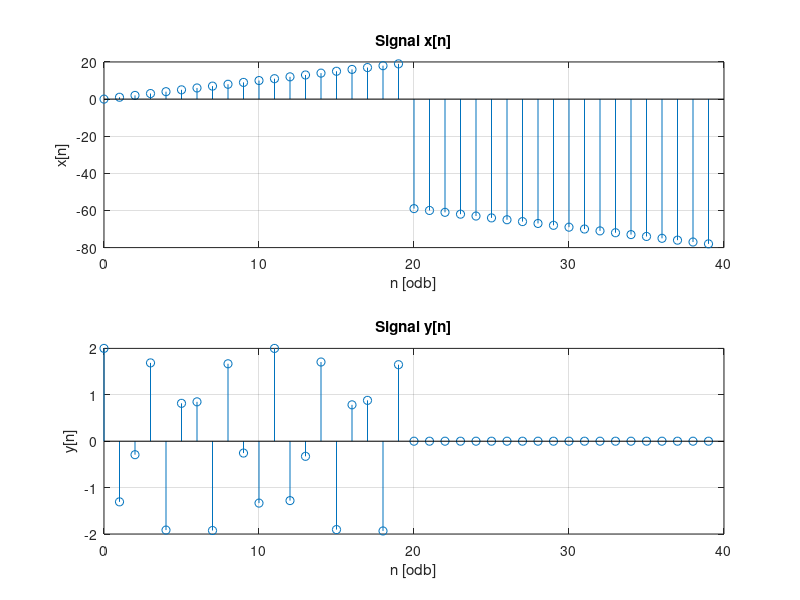
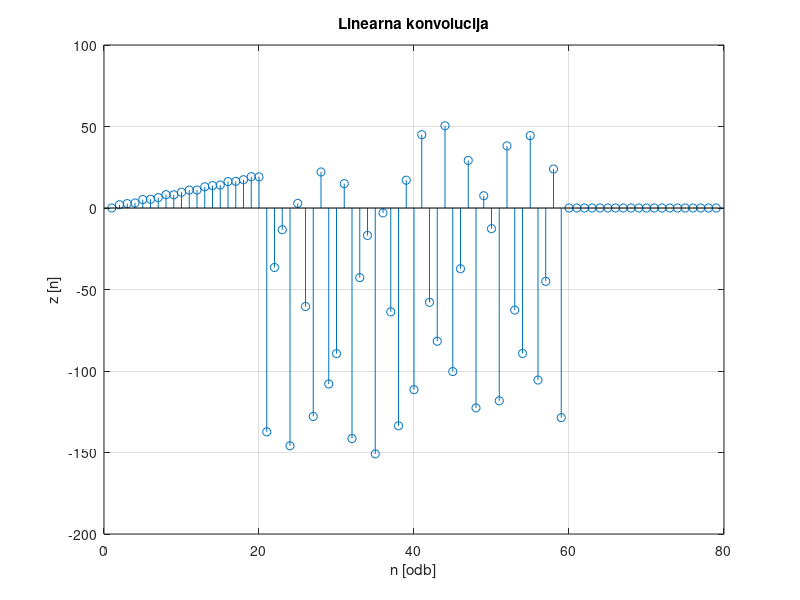
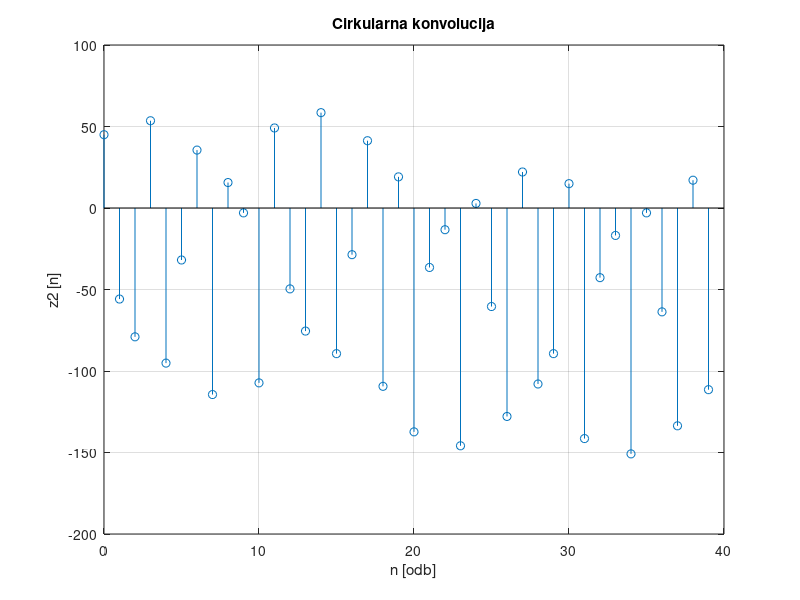
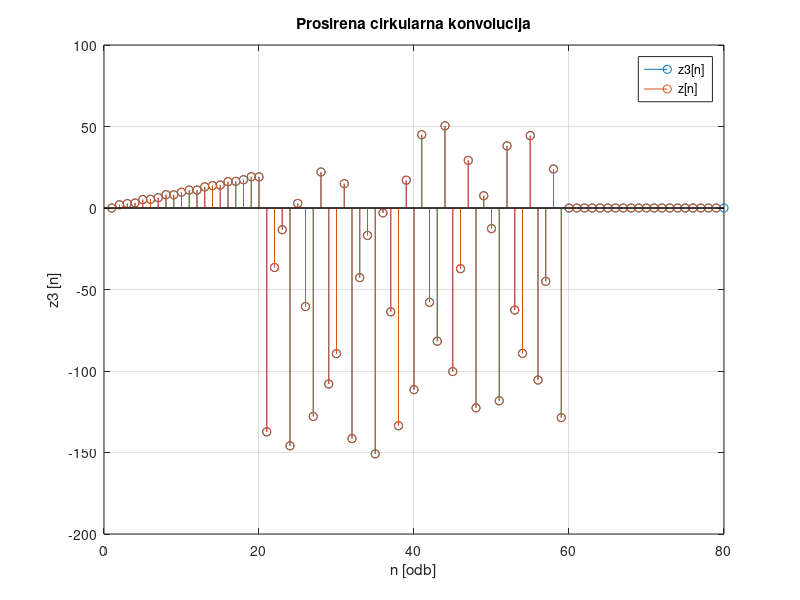

These figures' MATLAB source, in order: (Note: this script raises an error after producing the figures.)
close all; clear all; clc;

P=mod(527,4);
Q=mod(2017*(5+2+7),4);
R=mod(527*(2+0+1+7),4);
S=mod(527+2017,4);
%% PRVI ZADATAK
N=10*(P+ 1); 


n1=0:N/2-1;
n2=N/2:N-1;
n=0:N-1;

x1=n1;
x2=1-n2-N;
x=cat(2,x1,x2);

y1=2*cos((P+ 1)*n1+pi*4);
y2=zeros(1,length(n2));
y=cat(2,y1,y2);

figure(1)
    subplot(211)
    stem(n,x);
    xlabel('n [odb]'); ylabel('x[n]');
    title('Signal x[n]'); grid on;
    subplot(212)
    stem(n,y);
    xlabel('n [odb]'); ylabel('y[n]');
    title('Signal y[n]'); grid on;


z=zeros(1,2*N-1); 
for i = 0:2*N-2
z(i + 1) = 0;
for m = 0:N-1
if i-m>=0 && i-m<=N-1
z(i + 1) = z(i + 1) + x(m+1) * y(i-m+1);
end
end
end


z2= zeros(1,N);

for k=0:N-1
    z2(k+1)= x*y(mod(k:(-1):(k-N+1),N)+1)';
end
%jos prikazati cirkularnu konvoluciju kada ce biti jednaka sa linearnom
xpros=[x zeros(1,N)];
ypros=[y zeros(1,N)];

z3 = ifft(fft(xpros).*fft(ypros));

figure(2)
  stem(z);
  xlabel('n [odb]'); ylabel('z [n]');
  title('Linearna konvolucija');
  grid on;

  
figure(3)
     stem(n, z2);
     xlabel('n [odb]'); ylabel('z2 [n]');
     title('Cirkularna konvolucija');
     grid on;

figure(4)
    stem(z3);
     xlabel('n [odb]'); ylabel('z3 [n]');
     title('Prosirena cirkularna konvolucija');
     grid on;
     hold on
     stem(z);  
     legend('z3[n]','z[n]');
     





%% DRUGI ZADATAK
%dominantne komponente tamo gde je snaga najveca ima ih 3
%
fullname = 'C:\Users\necaa\OneDrive\Desktop\audio2.wav';
fs=440;

[x,Fs]=audioread(fullname);
t=0:1/fs:(length(x)-1)/fs;

figure(6)
  plot(t,x);
  xlabel('t[s]');
  ylabel('x[t]`');
  title('audiosignal');
 


